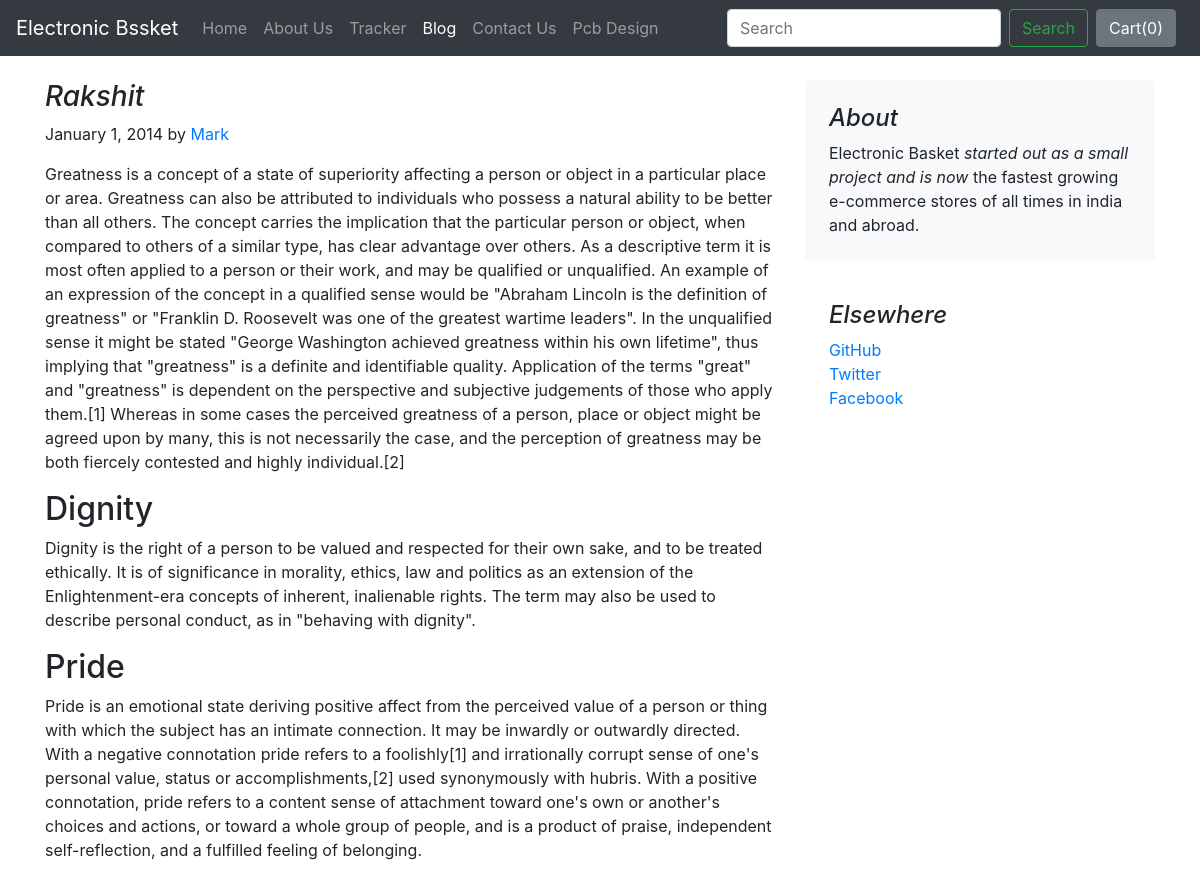
The page /blog/blogpost/1 on the database its author committed.
### blog/models.py (models this page shows, shortened)
class Blogpost(models.Model):
    post_id = models.AutoField(primary_key=True)
    title = models.CharField(max_length=50)
    head0 = models.CharField(max_length=500, default="")
    chead0 = models.CharField(max_length=5000, default="")
    head1 = models.CharField(max_length=500, default="")
    chead1 = models.CharField(max_length=5000, default="")
    head2 = models.CharField(max_length=500, default="")
    chead2 = models.CharField(max_length=5000, default="")
    pub_date = models.DateField()
    thumbnail = models.ImageField(upload_to='shop/images', default="")

### blog/views.py (the view)
# urls.py: path("blogpost/<int:id>", views.blogpost, name="blogHome")
def blogpost(request, id):
    post = Blogpost.objects.filter(post_id = id)[0]
    return render(request, 'blog/blogpost.html',
                  {'post':post})

### blog/templates/blog/blogpost.html (shortened to what this page needs)
{% extends 'blog/basic.html' %}
{% block body %}
<div class="container">
    <div class="row mt-4">
        <div class="col-md-8 blog-main">
            <h3 class="font-italic">
                {{post.title}}
            </h3>
            <div class="blog-post">
                <p class="blog-post-meta">January 1, 2014 by <a href="#">Mark</a></p>
                <p>{{post.chead0}}</p>
                <h2>{{post.head1}}</h2>
                <p>{{post.chead1}}</p>
                <h2>{{post.head2}}</h2>
                <p>{{post.chead2}}</p>
            </div>
        </div>
        <aside class="col-md-4 blog-sidebar">
            <div class="p-4 mb-3 bg-light rounded">
                <h4 class="font-italic">About</h4>
                <p class="mb-0">Electronic Basket <em>started out as a small project and is now</em> the fastest growing e-commerce stores of all times in india and abroad.</p>
            </div>
            <div class="p-4">
                <h4 class="font-italic">Elsewhere</h4>
                <ol class="list-unstyled">
                    <li><a href="#">GitHub</a></li>
                    <li><a href="#">Twitter</a></li>
                    <li><a href="#">Facebook</a></li>
                </ol>
            </div>
        </aside>
    </div>
</div>
{% endblock %}

### rows shown on the page
Blogpost: title "Rakshit", chead0 "Greatness is a concept of a state of superiority affecting a person or object in a particular place or area. Greatness can also be attributed to individuals who possess a natural ability to be better than all others. The concept carries the implication that the particular person or object, when compared to others of a similar type, has clear advantage over others. As a descriptive term it is most often applied to a person or their work, and may be qualified or unqualified. An example of an expression of the concept in a qualified sense would be \"Abraham Lincoln is the definition of greatness\" or \"Franklin D. Roosevelt was one of the greatest wartime leaders\". In the unqualified sense it…", head1 "Dignity", chead1 "Dignity is the right of a person to be valued and respected for their own sake, and to be treated ethically. It is of significance in morality, ethics, law and politics as an extension of the Enlightenment-era concepts of inherent, inalienable rights. The term may also be used to describe personal conduct, as in \"behaving with dignity\".", head2 "Pride", chead2 "Pride is an emotional state deriving positive affect from the perceived value of a person or thing with which the subject has an intimate connection. It may be inwardly or outwardly directed. With a negative connotation pride refers to a foolishly[1] and irrationally corrupt sense of one's personal value, status or accomplishments,[2] used synonymously with hubris. With a positive connotation, pride refers to a content sense of attachment toward one's own or another's choices and actions, or toward a whole group of people, and is a product of praise, independent self-reflection, and a fulfilled feeling of belonging."
